Frame 1 (no input): blank canvas, image omitted
Frame 60 (the mouse pressed at the canvas centre just before this capture): blank canvas, image omitted
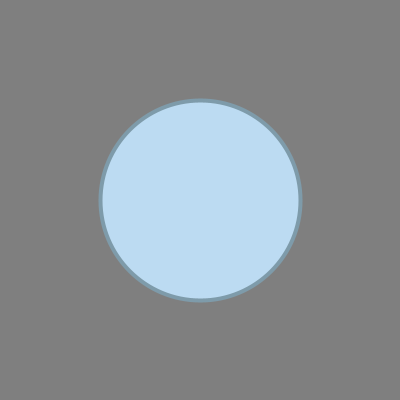
Frame 120 (the mouse held since frame 60 and released just before this capture)

The Processing sketch whose frames 1 and 60 were blank and that drew this single picture after the mouse press (run headless with seeded random() and noise(); from frame 60 on, the mouse is pressed at the canvas centre):

// Processing sketch: processing_140419
// ── processing_140419.pde

 
color c1,c2,c3; // Füllfarbe, Linienfarbe, Hintergrundfarbe
 
void setup() {
  colorMode(HSB, 360, 100, 100);
  defineColors();
  background(c2);
  size(400,400);
  strokeWeight(4); 
}
 
void draw() {
  defineColors();
  fill(c1);
  stroke(c3);
  ellipse(mouseX, mouseY, abs(mouseX-pmouseX), abs(mouseX-pmouseX));
}
   
void defineColors() {
   c3 = color(191+random(-30, 30),26,67);
   c2 = color(0,0,50);
   c1 = color(217+random(-30, 10),22,95); 
}
